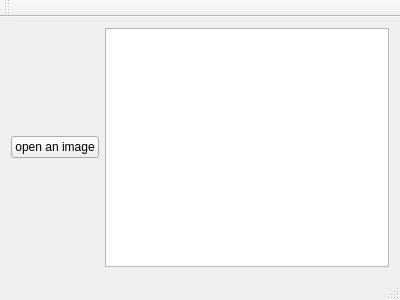
<?xml version="1.0" encoding="UTF-8"?>
<ui version="4.0">
 <class>OpenCVProgrammingExercises</class>
 <widget class="QMainWindow" name="OpenCVProgrammingExercises">
  <property name="geometry">
   <rect>
    <x>0</x>
    <y>0</y>
    <width>400</width>
    <height>300</height>
   </rect>
  </property>
  <property name="windowTitle">
   <string>OpenCVProgrammingExercises</string>
  </property>
  <widget class="QWidget" name="centralWidget">
   <layout class="QHBoxLayout" name="horizontalLayout">
    <item>
     <widget class="QPushButton" name="pushButton_imread">
      <property name="text">
       <string>open an image</string>
      </property>
     </widget>
    </item>
    <item>
     <widget class="QTextEdit" name="textEdit"/>
    </item>
   </layout>
  </widget>
  <widget class="QMenuBar" name="menuBar">
   <property name="geometry">
    <rect>
     <x>0</x>
     <y>0</y>
     <width>400</width>
     <height>23</height>
    </rect>
   </property>
  </widget>
  <widget class="QToolBar" name="mainToolBar">
   <attribute name="toolBarArea">
    <enum>TopToolBarArea</enum>
   </attribute>
   <attribute name="toolBarBreak">
    <bool>false</bool>
   </attribute>
  </widget>
  <widget class="QStatusBar" name="statusBar"/>
 </widget>
 <layoutdefault spacing="6" margin="11"/>
 <resources/>
 <connections/>
</ui>
